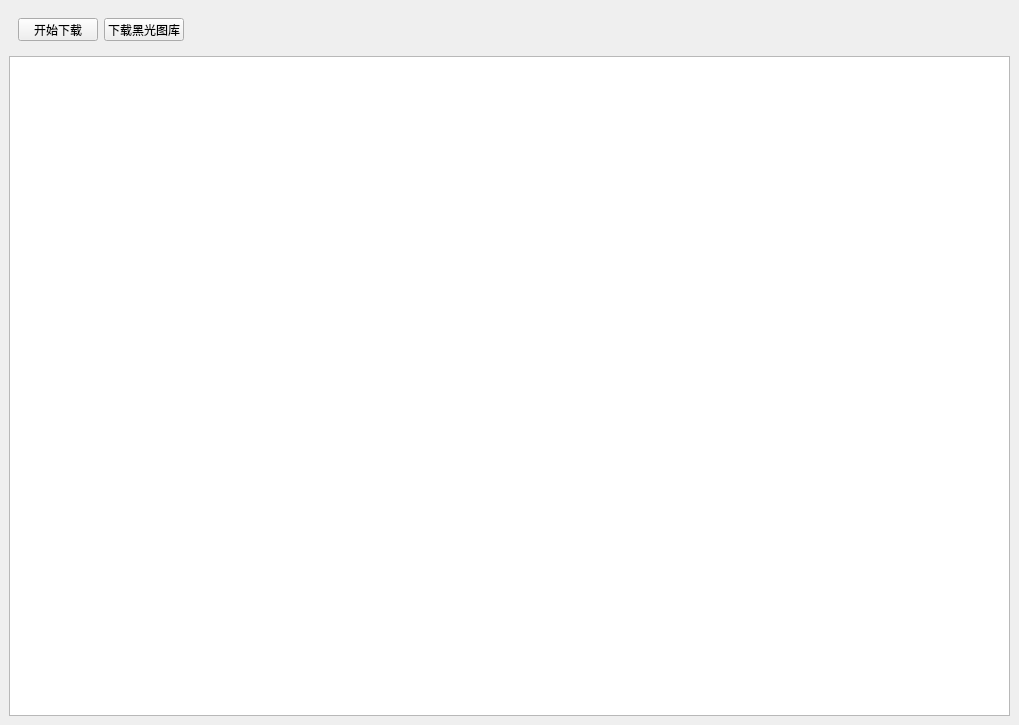
<?xml version="1.0" encoding="UTF-8"?>
<ui version="4.0">
 <class>MainWindow</class>
 <widget class="QMainWindow" name="MainWindow">
  <property name="geometry">
   <rect>
    <x>0</x>
    <y>0</y>
    <width>1019</width>
    <height>725</height>
   </rect>
  </property>
  <property name="windowTitle">
   <string>图片下载</string>
  </property>
  <widget class="QWidget" name="centralwidget">
   <layout class="QVBoxLayout" name="verticalLayout">
    <item>
     <widget class="QWidget" name="wgtToolbar" native="true">
      <property name="minimumSize">
       <size>
        <width>0</width>
        <height>41</height>
       </size>
      </property>
      <property name="maximumSize">
       <size>
        <width>16777215</width>
        <height>41</height>
       </size>
      </property>
      <layout class="QHBoxLayout" name="horizontalLayout">
       <item>
        <widget class="QPushButton" name="btnDownload">
         <property name="text">
          <string>开始下载</string>
         </property>
        </widget>
       </item>
       <item>
        <widget class="QPushButton" name="btnDownloadHeiguang">
         <property name="text">
          <string>下载黑光图库</string>
         </property>
        </widget>
       </item>
       <item>
        <spacer name="horizontalSpacer">
         <property name="orientation">
          <enum>Qt::Horizontal</enum>
         </property>
         <property name="sizeHint" stdset="0">
          <size>
           <width>808</width>
           <height>20</height>
          </size>
         </property>
        </spacer>
       </item>
      </layout>
     </widget>
    </item>
    <item>
     <widget class="QTextEdit" name="edtInfos"/>
    </item>
   </layout>
  </widget>
 </widget>
 <resources/>
 <connections/>
</ui>
